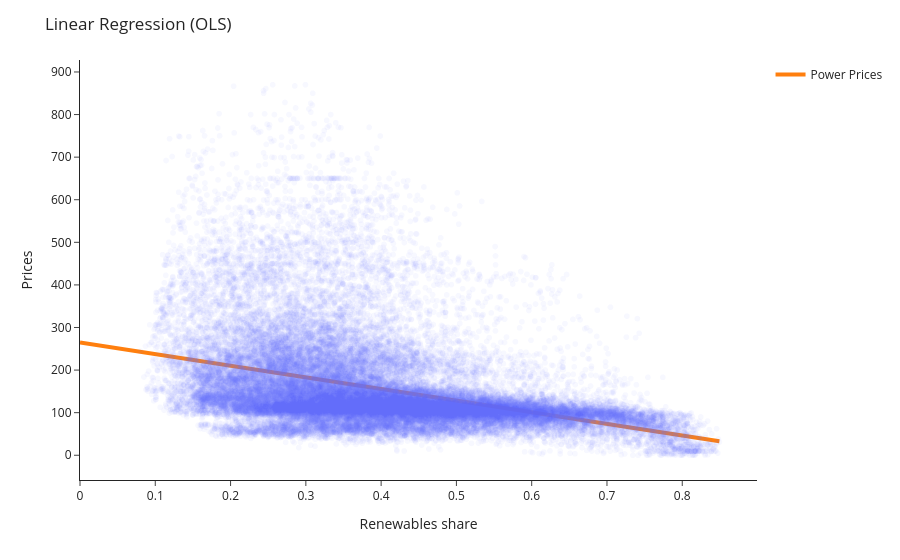

Notebook code for this chart:
### Code cell
import plotly.express as px
import plotly.graph_objects as go 

fig = px.scatter(
    data, 
    x='Renewables_weight', 
    y='Prices', 
    hover_data={
        'Renewables_weight': True,
        'Prices': True, 
        'Date': True
    }, 
    opacity=0.05
)

fig.add_trace(
    go.Scatter(
        x=x,
        y=y_d_0,
        mode='lines',
        name='Power Prices',
        line=dict(width=4)
    )
)

fig.update_layout(
    title='Linear Regression (OLS)',
    xaxis_title='Renewables share',
    yaxis_title='Prices',
    template='simple_white'
)

fig.show()

### Figure 1 — Plotly figure (JSON) as saved in the notebook; plotly's stock layout.template omitted (floating-point values rounded to 4 significant figures; data arrays with more than 128 entries replaced by an {"elided": "..."} marker saying what was removed)
{"data": [{"customdata": {"elided": "43814x1 str values"}, "hovertemplate": "Renewables_weight=%{x}<br>Prices=%{y}<br>Date=%{customdata[0]}<extra></extra>", "legendgroup": "", "marker": {"color": "#636efa", "opacity": 0.05, "symbol": "circle"}, "mode": "markers", "name": "", "showlegend": false, "type": "scattergl", "x": {"elided": "43814 float values"}, "xaxis": "x", "y": {"elided": "43814 float values"}, "yaxis": "y"}, {"line": {"width": 4}, "mode": "lines", "name": "Power Prices", "type": "scatter", "x": [0.0, 0.008579, 0.01716, 0.02574, 0.03432, 0.0429, 0.05147, 0.06005, 0.06863, 0.07721, 0.08579, 0.09437, 0.1029, 0.1115, 0.1201, 0.1287, 0.1373, 0.1458, 0.1544, 0.163, 0.1716, 0.1802, 0.1887, 0.1973, 0.2059, 0.2145, 0.2231, 0.2316, 0.2402, 0.2488, 0.2574, 0.266, 0.2745, 0.2831, 0.2917, 0.3003, 0.3088, 0.3174, 0.326, 0.3346, 0.3432, 0.3517, 0.3603, 0.3689, 0.3775, 0.3861, 0.3946, 0.4032, 0.4118, 0.4204, 0.429, 0.4375, 0.4461, 0.4547, 0.4633, 0.4718, 0.4804, 0.489, 0.4976, 0.5062, 0.5147, 0.5233, 0.5319, 0.5405, 0.5491, 0.5576, 0.5662, 0.5748, 0.5834, 0.592, 0.6005, 0.6091, 0.6177, 0.6263, 0.6349, 0.6434, 0.652, 0.6606, 0.6692, 0.6777, 0.6863, 0.6949, 0.7035, 0.7121, 0.7206, 0.7292, 0.7378, 0.7464, 0.755, 0.7635, 0.7721, 0.7807, 0.7893, 0.7979, 0.8064, 0.815, 0.8236, 0.8322, 0.8407, 0.8493], "y": [264.8, 262.4, 260.1, 257.8, 255.4, 253.1, 250.7, 248.4, 246.1, 243.7, 241.4, 239.0, 236.7, 234.3, 232.0, 229.7, 227.3, 225.0, 222.6, 220.3, 218.0, 215.6, 213.3, 210.9, 208.6, 206.3, 203.9, 201.6, 199.2, 196.9, 194.6, 192.2, 189.9, 187.5, 185.2, 182.9, 180.5, 178.2, 175.8, 173.5, 171.2, 168.8, 166.5, 164.1, 161.8, 159.4, 157.1, 154.8, 152.4, 150.1, 147.7, 145.4, 143.1, 140.7, 138.4, 136.0, 133.7, 131.4, 129.0, 126.7, 124.3, 122.0, 119.7, 117.3, 115.0, 112.6, 110.3, 108.0, 105.6, 103.3, 100.9, 98.59, 96.25, 93.91, 91.57, 89.22, 86.88, 84.54, 82.2, 79.86, 77.52, 75.18, 72.84, 70.5, 68.16, 65.82, 63.48, 61.14, 58.8, 56.45, 54.11, 51.77, 49.43, 47.09, 44.75, 42.41, 40.07, 37.73, 35.39, 33.05]}], "layout": {"legend": {"tracegroupgap": 0}, "margin": {"t": 60}, "title": {"text": "Linear Regression (OLS)"}, "xaxis": {"anchor": "y", "domain": [0, 1], "title": {"text": "Renewables share"}}, "yaxis": {"anchor": "x", "domain": [0, 1], "title": {"text": "Prices"}}}}
